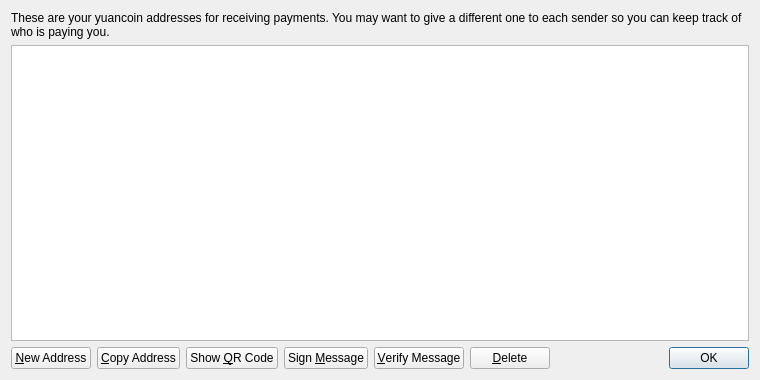
<?xml version="1.0" encoding="UTF-8"?>
<ui version="4.0">
 <class>AddressBookPage</class>
 <widget class="QWidget" name="AddressBookPage">
  <property name="geometry">
   <rect>
    <x>0</x>
    <y>0</y>
    <width>760</width>
    <height>380</height>
   </rect>
  </property>
  <property name="windowTitle">
   <string>Address Book</string>
  </property>
  <layout class="QVBoxLayout" name="verticalLayout">
   <item>
    <widget class="QLabel" name="labelExplanation">
     <property name="text">
      <string>These are your yuancoin addresses for receiving payments. You may want to give a different one to each sender so you can keep track of who is paying you.</string>
     </property>
     <property name="textFormat">
      <enum>Qt::PlainText</enum>
     </property>
     <property name="wordWrap">
      <bool>true</bool>
     </property>
    </widget>
   </item>
   <item>
    <widget class="QTableView" name="tableView">
     <property name="contextMenuPolicy">
      <enum>Qt::CustomContextMenu</enum>
     </property>
     <property name="toolTip">
      <string>Double-click to edit address or label</string>
     </property>
     <property name="tabKeyNavigation">
      <bool>false</bool>
     </property>
     <property name="alternatingRowColors">
      <bool>true</bool>
     </property>
     <property name="selectionMode">
      <enum>QAbstractItemView::SingleSelection</enum>
     </property>
     <property name="selectionBehavior">
      <enum>QAbstractItemView::SelectRows</enum>
     </property>
     <property name="sortingEnabled">
      <bool>true</bool>
     </property>
     <attribute name="verticalHeaderVisible">
      <bool>false</bool>
     </attribute>
    </widget>
   </item>
   <item>
    <layout class="QHBoxLayout" name="horizontalLayout">
     <item>
      <widget class="QPushButton" name="newAddressButton">
       <property name="toolTip">
        <string>Create a new address</string>
       </property>
       <property name="text">
        <string>&amp;New Address</string>
       </property>
       <property name="icon">
        <iconset resource="../bitcoin.qrc">
         <normaloff>:/icons/add</normaloff>:/icons/add</iconset>
       </property>
      </widget>
     </item>
     <item>
      <widget class="QPushButton" name="copyToClipboard">
       <property name="toolTip">
        <string>Copy the currently selected address to the system clipboard</string>
       </property>
       <property name="text">
        <string>&amp;Copy Address</string>
       </property>
       <property name="icon">
        <iconset resource="../bitcoin.qrc">
         <normaloff>:/icons/editcopy</normaloff>:/icons/editcopy</iconset>
       </property>
      </widget>
     </item>
     <item>
      <widget class="QPushButton" name="showQRCode">
       <property name="text">
        <string>Show &amp;QR Code</string>
       </property>
       <property name="icon">
        <iconset resource="../bitcoin.qrc">
         <normaloff>:/icons/qrcode</normaloff>:/icons/qrcode</iconset>
       </property>
      </widget>
     </item>
     <item>
      <widget class="QPushButton" name="signMessage">
       <property name="toolTip">
        <string>Sign a message to prove you own a yuancoin address</string>
       </property>
       <property name="text">
        <string>Sign &amp;Message</string>
       </property>
       <property name="icon">
        <iconset resource="../bitcoin.qrc">
         <normaloff>:/icons/edit</normaloff>:/icons/edit</iconset>
       </property>
      </widget>
     </item>
     <item>
      <widget class="QPushButton" name="verifyMessage">
       <property name="toolTip">
        <string>Verify a message to ensure it was signed with a specified yuancoin address</string>
       </property>
       <property name="text">
        <string>&amp;Verify Message</string>
       </property>
       <property name="icon">
        <iconset resource="../bitcoin.qrc">
         <normaloff>:/icons/transaction_0</normaloff>:/icons/transaction_0</iconset>
       </property>
      </widget>
     </item>
     <item>
      <widget class="QPushButton" name="deleteButton">
       <property name="toolTip">
        <string>Delete the currently selected address from the list</string>
       </property>
       <property name="text">
        <string>&amp;Delete</string>
       </property>
       <property name="icon">
        <iconset resource="../bitcoin.qrc">
         <normaloff>:/icons/remove</normaloff>:/icons/remove</iconset>
       </property>
      </widget>
     </item>
     <item>
      <spacer name="horizontalSpacer">
       <property name="orientation">
        <enum>Qt::Horizontal</enum>
       </property>
       <property name="sizeHint" stdset="0">
        <size>
         <width>40</width>
         <height>20</height>
        </size>
       </property>
      </spacer>
     </item>
     <item>
      <widget class="QDialogButtonBox" name="buttonBox">
       <property name="sizePolicy">
        <sizepolicy hsizetype="Maximum" vsizetype="Fixed">
         <horstretch>0</horstretch>
         <verstretch>0</verstretch>
        </sizepolicy>
       </property>
       <property name="standardButtons">
        <set>QDialogButtonBox::Ok</set>
       </property>
      </widget>
     </item>
    </layout>
   </item>
  </layout>
 </widget>
 <resources>
  <include location="../bitcoin.qrc"/>
 </resources>
 <connections/>
</ui>
